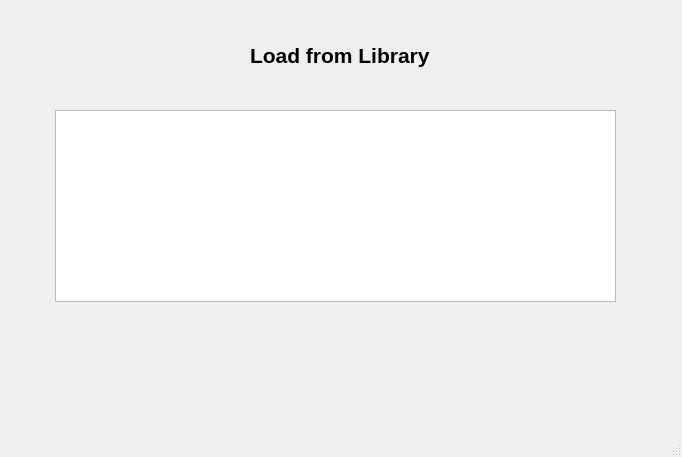
<?xml version="1.0" encoding="UTF-8"?>
<ui version="4.0">
 <class>MainWindow</class>
 <widget class="QMainWindow" name="MainWindow">
  <property name="geometry">
   <rect>
    <x>0</x>
    <y>0</y>
    <width>682</width>
    <height>457</height>
   </rect>
  </property>
  <property name="windowTitle">
   <string>MainWindow</string>
  </property>
  <widget class="QWidget" name="centralwidget">
   <widget class="QLabel" name="label">
    <property name="geometry">
     <rect>
      <x>250</x>
      <y>30</y>
      <width>241</width>
      <height>51</height>
     </rect>
    </property>
    <property name="font">
     <font>
      <pointsize>16</pointsize>
      <weight>75</weight>
      <bold>true</bold>
     </font>
    </property>
    <property name="text">
     <string>Load from Library</string>
    </property>
   </widget>
   <widget class="QListWidget" name="LoadFromLibraryList">
    <property name="geometry">
     <rect>
      <x>55</x>
      <y>110</y>
      <width>561</width>
      <height>192</height>
     </rect>
    </property>
   </widget>
  </widget>
  <widget class="QMenuBar" name="menubar">
   <property name="geometry">
    <rect>
     <x>0</x>
     <y>0</y>
     <width>682</width>
     <height>28</height>
    </rect>
   </property>
  </widget>
  <widget class="QStatusBar" name="statusbar"/>
 </widget>
 <resources/>
 <connections/>
</ui>
